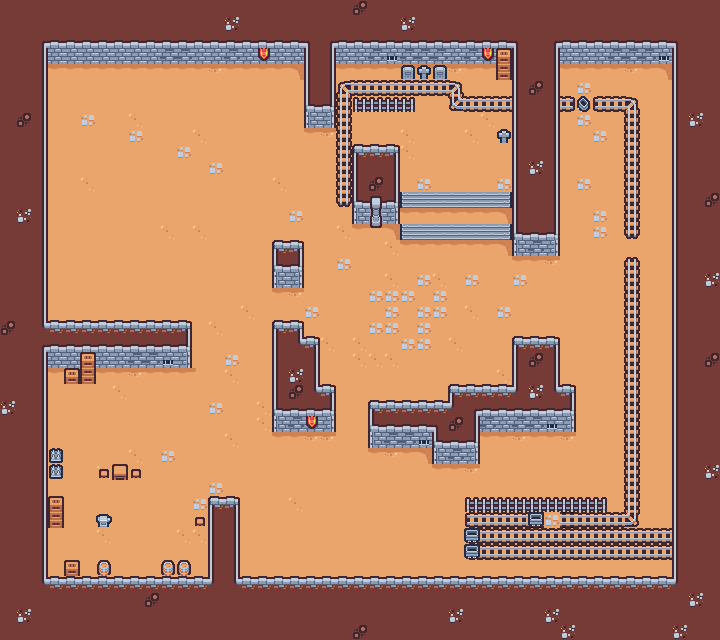

The image is a tile-based game level rendered from a .tmx file. Its description and source (layers, tilesets, objects; grid data summarised) follow:
An orthogonal 45x40 tile map with 16x16 px tiles, 3 tile layers (Ground, Decorations, Carts) and 20 objects (2x boon_spawn, player_spawn).

<map version="1.10" tiledversion="1.11.0" orientation="orthogonal" renderorder="right-down" width="45" height="40" tilewidth="16" tileheight="16" infinite="0" nextlayerid="6" nextobjectid="59">
 <tileset firstgid="1" source="sampleSheet.tsx" />
 <layer id="1" name="Ground" width="45" height="40">
  <data>[1800 cells, 1800 non-empty, 36 distinct tile ids]</data>
 </layer>
 <objectgroup id="3" name="Misc">
  <object id="7" name="player_spawn" x="448" y="197.333">
   <point />
  </object>
  <object id="34" name="boon_spawn" x="367.91" y="298.007">
   <point />
  </object>
  <object id="37" name="boon_spawn" x="454.001" y="294.328">
   <point />
  </object>
 </objectgroup>
 <layer id="4" name="Decorations" width="45" height="40">
  <data>[1800 cells, 122 non-empty, 24 distinct tile ids]</data>
 </layer>
 <layer id="5" name="Carts" width="45" height="40">
  <data>[1800 cells, 4 non-empty, 2 distinct tile ids]</data>
 </layer>
 <objectgroup id="2" name="Collision">
  <object id="38" x="672" y="0" width="48" height="640" />
  <object id="39" x="0" y="0" width="672" height="48" />
  <object id="41" x="0" y="48" width="48" height="592" />
  <object id="45" x="48" y="576" width="624" height="64" />
  <object id="46" x="208" y="496" width="32" height="80" />
  <object id="47" x="272" y="384" width="64" height="32" />
  <object id="48" x="272" y="320" width="32" height="64" />
  <object id="49" x="304" y="336" width="16" height="48" />
  <object id="50" x="368" y="400" width="112" height="32" />
  <object id="51" x="432" y="432" width="48" height="16" />
  <object id="52" x="448" y="384" width="128" height="32" />
  <object id="53" x="512" y="336" width="48" height="48" />
  <object id="54" x="48" y="320" width="144" height="32" />
  <object id="55" x="272" y="240" width="32" height="32" />
  <object id="56" x="352" y="144" width="48" height="64" />
  <object id="57" x="512" y="48" width="48" height="192" />
  <object id="58" x="304" y="48" width="32" height="64" />
 </objectgroup>
</map>
